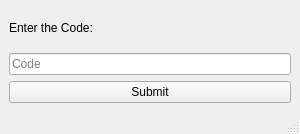
<?xml version="1.0" encoding="UTF-8"?>
<ui version="4.0">
 <class>SubsequentWindow</class>
 <widget class="QMainWindow" name="SubsequentWindow">
  <property name="geometry">
   <rect>
    <x>0</x>
    <y>0</y>
    <width>300</width>
    <height>134</height>
   </rect>
  </property>
  <property name="windowTitle">
   <string>Enter Code</string>
  </property>
  <widget class="QWidget" name="centralwidget">
   <layout class="QVBoxLayout" name="verticalLayout">
    <item>
     <widget class="QLabel" name="labelCode">
      <property name="text">
       <string>Enter the Code:</string>
      </property>
     </widget>
    </item>
    <item>
     <widget class="QLineEdit" name="codeEdit">
      <property name="echoMode">
       <enum>QLineEdit::Password</enum>
      </property>
      <property name="placeholderText">
       <string>Code</string>
      </property>
     </widget>
    </item>
    <item>
     <widget class="QPushButton" name="submitBtn">
      <property name="text">
       <string>Submit</string>
      </property>
     </widget>
    </item>
   </layout>
  </widget>
  <widget class="QStatusBar" name="statusbar"/>
 </widget>
 <resources/>
 <connections/>
</ui>
